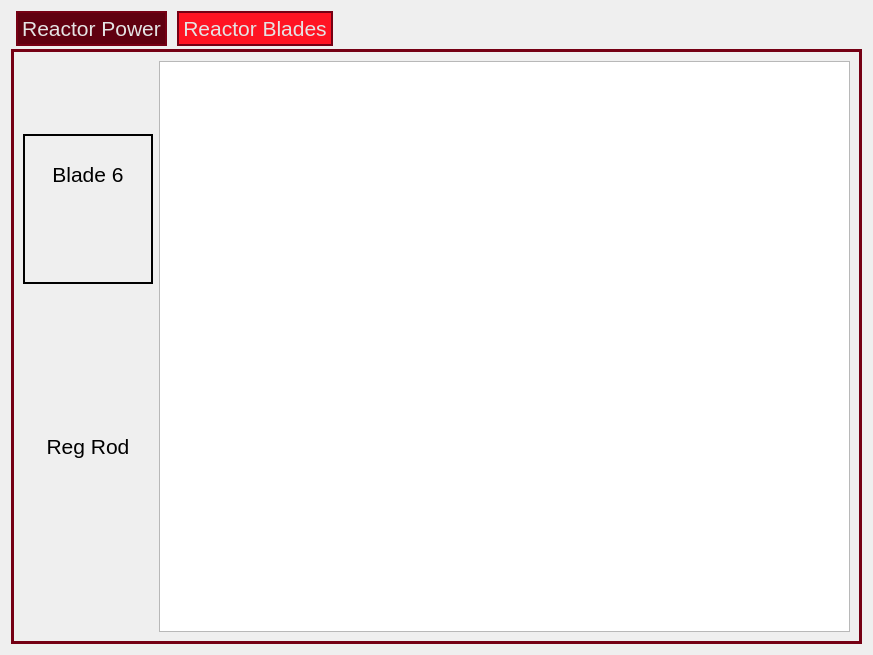
<?xml version="1.0" encoding="UTF-8"?>
<ui version="4.0">
 <class>Form</class>
 <widget class="QWidget" name="Form">
  <property name="geometry">
   <rect>
    <x>0</x>
    <y>0</y>
    <width>873</width>
    <height>655</height>
   </rect>
  </property>
  <property name="windowTitle">
   <string>Form</string>
  </property>
  <layout class="QVBoxLayout" name="verticalLayout_3">
   <item>
    <widget class="PyDMTabWidget" name="PyDMTabWidget">
     <property name="font">
      <font>
       <pointsize>16</pointsize>
      </font>
     </property>
     <property name="toolTip">
      <string/>
     </property>
     <property name="whatsThis">
      <string/>
     </property>
     <property name="styleSheet">
      <string notr="true">QTabBar::tab
{
	border-style: solid;
	border-width: 2px;
	border-color: rgb(117, 0, 20);

	margin-left: 5px;
	margin-right: 5px;
	margin-bottom: 3px;

	padding-top: 3px;
	padding-bottom: 3px;
	padding-right: 4px;
	padding-left: 4px;

	background: rgb(96, 0, 16);
	color: rgb(228, 228, 228);
}

QTabBar::tab:hover
{
	background: rgb(125, 0, 25);
}

QTabWidget::pane
{
	border-style: solid;
	border-width: 3px;
	border-color: rgb(117, 0, 20);
	background-color: rgba(0,0,0,0);
}

QTabBar::tab:selected
{
	background: rgb(255, 20, 35)
}

QWidget[Fill=&quot;True&quot;] { background: rgba(0,0,0,0); }</string>
     </property>
     <property name="currentIndex">
      <number>1</number>
     </property>
     <property name="alarmChannels">
      <stringlist>
       <string></string>
       <string></string>
      </stringlist>
     </property>
     <widget class="QWidget" name="tab">
      <attribute name="title">
       <string>Reactor Power</string>
      </attribute>
      <layout class="QHBoxLayout" name="horizontalLayout">
       <item>
        <layout class="QVBoxLayout" name="verticalLayout_6">
         <property name="spacing">
          <number>50</number>
         </property>
         <item>
          <widget class="PyDMFrame" name="PyDMFrame">
           <property name="minimumSize">
            <size>
             <width>130</width>
             <height>150</height>
            </size>
           </property>
           <property name="maximumSize">
            <size>
             <width>130</width>
             <height>150</height>
            </size>
           </property>
           <property name="toolTip">
            <string/>
           </property>
           <property name="frameShape">
            <enum>QFrame::Box</enum>
           </property>
           <property name="lineWidth">
            <number>2</number>
           </property>
           <layout class="QVBoxLayout" name="verticalLayout">
            <property name="leftMargin">
             <number>6</number>
            </property>
            <property name="topMargin">
             <number>6</number>
            </property>
            <property name="rightMargin">
             <number>6</number>
            </property>
            <property name="bottomMargin">
             <number>6</number>
            </property>
            <item>
             <widget class="PyDMLabel" name="PyDMLabel">
              <property name="font">
               <font>
                <pointsize>16</pointsize>
               </font>
              </property>
              <property name="toolTip">
               <string/>
              </property>
              <property name="text">
               <string>Power Thermal</string>
              </property>
              <property name="alignment">
               <set>Qt::AlignCenter</set>
              </property>
             </widget>
            </item>
            <item>
             <widget class="PyDMLabel" name="PyDMLabel_2">
              <property name="font">
               <font>
                <pointsize>20</pointsize>
               </font>
              </property>
              <property name="toolTip">
               <string/>
              </property>
              <property name="autoFillBackground">
               <bool>true</bool>
              </property>
              <property name="alignment">
               <set>Qt::AlignCenter</set>
              </property>
              <property name="showUnits" stdset="0">
               <bool>true</bool>
              </property>
              <property name="alarmSensitiveContent" stdset="0">
               <bool>true</bool>
              </property>
              <property name="alarmSensitiveBorder" stdset="0">
               <bool>false</bool>
              </property>
              <property name="channel" stdset="0">
               <string>ca://mitr:PowerThm</string>
              </property>
              <property name="enableRichText" stdset="0">
               <bool>true</bool>
              </property>
             </widget>
            </item>
           </layout>
          </widget>
         </item>
         <item>
          <widget class="PyDMFrame" name="PyDMFrame_2">
           <property name="minimumSize">
            <size>
             <width>130</width>
             <height>150</height>
            </size>
           </property>
           <property name="maximumSize">
            <size>
             <width>130</width>
             <height>150</height>
            </size>
           </property>
           <property name="toolTip">
            <string/>
           </property>
           <property name="frameShape">
            <enum>QFrame::Box</enum>
           </property>
           <property name="lineWidth">
            <number>2</number>
           </property>
           <layout class="QVBoxLayout" name="verticalLayout_5">
            <property name="leftMargin">
             <number>6</number>
            </property>
            <property name="topMargin">
             <number>6</number>
            </property>
            <property name="rightMargin">
             <number>6</number>
            </property>
            <property name="bottomMargin">
             <number>6</number>
            </property>
            <item>
             <widget class="PyDMLabel" name="PyDMLabel_3">
              <property name="font">
               <font>
                <pointsize>16</pointsize>
               </font>
              </property>
              <property name="toolTip">
               <string/>
              </property>
              <property name="text">
               <string>Power 6&quot;</string>
              </property>
              <property name="alignment">
               <set>Qt::AlignCenter</set>
              </property>
             </widget>
            </item>
            <item>
             <widget class="PyDMLabel" name="PyDMLabel_4">
              <property name="font">
               <font>
                <pointsize>20</pointsize>
               </font>
              </property>
              <property name="toolTip">
               <string/>
              </property>
              <property name="autoFillBackground">
               <bool>true</bool>
              </property>
              <property name="alignment">
               <set>Qt::AlignCenter</set>
              </property>
              <property name="showUnits" stdset="0">
               <bool>true</bool>
              </property>
              <property name="alarmSensitiveContent" stdset="0">
               <bool>true</bool>
              </property>
              <property name="alarmSensitiveBorder" stdset="0">
               <bool>false</bool>
              </property>
              <property name="channel" stdset="0">
               <string>ca://mitr:Power6</string>
              </property>
              <property name="enableRichText" stdset="0">
               <bool>true</bool>
              </property>
             </widget>
            </item>
           </layout>
          </widget>
         </item>
         <item>
          <widget class="PyDMFrame" name="PyDMFrame_3">
           <property name="minimumSize">
            <size>
             <width>130</width>
             <height>150</height>
            </size>
           </property>
           <property name="maximumSize">
            <size>
             <width>130</width>
             <height>150</height>
            </size>
           </property>
           <property name="toolTip">
            <string/>
           </property>
           <property name="frameShape">
            <enum>QFrame::Box</enum>
           </property>
           <property name="lineWidth">
            <number>2</number>
           </property>
           <layout class="QVBoxLayout" name="verticalLayout_4">
            <property name="leftMargin">
             <number>6</number>
            </property>
            <property name="topMargin">
             <number>6</number>
            </property>
            <property name="rightMargin">
             <number>6</number>
            </property>
            <property name="bottomMargin">
             <number>6</number>
            </property>
            <item>
             <widget class="PyDMLabel" name="PyDMLabel_7">
              <property name="font">
               <font>
                <pointsize>16</pointsize>
               </font>
              </property>
              <property name="toolTip">
               <string/>
              </property>
              <property name="text">
               <string>Power 4&quot;</string>
              </property>
              <property name="alignment">
               <set>Qt::AlignCenter</set>
              </property>
             </widget>
            </item>
            <item>
             <widget class="PyDMLabel" name="PyDMLabel_8">
              <property name="font">
               <font>
                <pointsize>20</pointsize>
               </font>
              </property>
              <property name="toolTip">
               <string/>
              </property>
              <property name="autoFillBackground">
               <bool>true</bool>
              </property>
              <property name="alignment">
               <set>Qt::AlignCenter</set>
              </property>
              <property name="showUnits" stdset="0">
               <bool>true</bool>
              </property>
              <property name="alarmSensitiveContent" stdset="0">
               <bool>true</bool>
              </property>
              <property name="alarmSensitiveBorder" stdset="0">
               <bool>false</bool>
              </property>
              <property name="channel" stdset="0">
               <string>ca://mitr:Power4</string>
              </property>
              <property name="enableRichText" stdset="0">
               <bool>true</bool>
              </property>
             </widget>
            </item>
           </layout>
          </widget>
         </item>
        </layout>
       </item>
       <item>
        <widget class="PyDMArchiverTimePlot" name="PyDMArchiverTimePlot">
         <property name="font">
          <font>
           <pointsize>15</pointsize>
          </font>
         </property>
         <property name="toolTip">
          <string/>
         </property>
         <property name="showXGrid">
          <bool>false</bool>
         </property>
         <property name="showYGrid">
          <bool>false</bool>
         </property>
         <property name="backgroundColor">
          <color>
           <red>255</red>
           <green>255</green>
           <blue>255</blue>
          </color>
         </property>
         <property name="axisColor">
          <color>
           <red>0</red>
           <green>0</green>
           <blue>0</blue>
          </color>
         </property>
         <property name="yAxes">
          <stringlist>
           <string>{&quot;name&quot;: &quot;Axis 1&quot;, &quot;orientation&quot;: &quot;left&quot;, &quot;label&quot;: &quot;Reactor Power&quot;, &quot;minRange&quot;: -4.995220521931166, &quot;maxRange&quot;: 4.995220521931166, &quot;autoRange&quot;: true, &quot;logMode&quot;: false}</string>
          </stringlist>
         </property>
         <property name="xLabels">
          <stringlist>
           <string>Time</string>
          </stringlist>
         </property>
         <property name="showLegend">
          <bool>true</bool>
         </property>
         <property name="maxRedrawRate" stdset="0">
          <number>15</number>
         </property>
         <property name="bufferSize">
          <number>86400</number>
         </property>
         <property name="updateMode" stdset="0">
          <enum>PyDMTimePlot::AtFixedRate</enum>
         </property>
         <property name="timeSpan">
          <double>43200.000000000000000</double>
         </property>
         <property name="updateInterval">
          <double>0.500000000000000</double>
         </property>
         <property name="autoRangeY">
          <bool>true</bool>
         </property>
         <property name="maxYRange">
          <double>6.000000000000000</double>
         </property>
         <property name="curves">
          <stringlist>
           <string>{&quot;useArchiveData&quot;: true, &quot;liveData&quot;: true, &quot;channel&quot;: &quot;ca://mitr:PowerThm&quot;, &quot;plot_style&quot;: null, &quot;name&quot;: &quot;Power Thm&quot;, &quot;color&quot;: &quot;black&quot;, &quot;lineStyle&quot;: 1, &quot;lineWidth&quot;: 1, &quot;symbol&quot;: null, &quot;symbolSize&quot;: 3, &quot;yAxisName&quot;: &quot;Axis 1&quot;, &quot;barWidth&quot;: null, &quot;upperThreshold&quot;: null, &quot;lowerThreshold&quot;: null, &quot;thresholdColor&quot;: &quot;white&quot;}</string>
           <string>{&quot;useArchiveData&quot;: true, &quot;liveData&quot;: true, &quot;channel&quot;: &quot;ca://mitr:Power6&quot;, &quot;plot_style&quot;: null, &quot;name&quot;: &quot;Power 6\&quot;&quot;, &quot;color&quot;: &quot;red&quot;, &quot;lineStyle&quot;: 1, &quot;lineWidth&quot;: 1, &quot;symbol&quot;: null, &quot;symbolSize&quot;: 10, &quot;yAxisName&quot;: &quot;Axis 1&quot;, &quot;barWidth&quot;: null, &quot;upperThreshold&quot;: null, &quot;lowerThreshold&quot;: null, &quot;thresholdColor&quot;: &quot;white&quot;}</string>
           <string>{&quot;useArchiveData&quot;: true, &quot;liveData&quot;: true, &quot;channel&quot;: &quot;ca://mitr:Power4&quot;, &quot;plot_style&quot;: null, &quot;name&quot;: &quot;Power 4\&quot;&quot;, &quot;color&quot;: &quot;dodgerblue&quot;, &quot;lineStyle&quot;: 1, &quot;lineWidth&quot;: 1, &quot;symbol&quot;: null, &quot;symbolSize&quot;: 10, &quot;yAxisName&quot;: &quot;Axis 1&quot;, &quot;barWidth&quot;: null, &quot;upperThreshold&quot;: null, &quot;lowerThreshold&quot;: null, &quot;thresholdColor&quot;: &quot;white&quot;}</string>
          </stringlist>
         </property>
        </widget>
       </item>
      </layout>
     </widget>
     <widget class="QWidget" name="tab_2">
      <attribute name="title">
       <string>Reactor Blades</string>
      </attribute>
      <layout class="QHBoxLayout" name="horizontalLayout_3">
       <item>
        <layout class="QVBoxLayout" name="verticalLayout_12">
         <property name="spacing">
          <number>50</number>
         </property>
         <item>
          <widget class="PyDMFrame" name="PyDMFrame_4">
           <property name="minimumSize">
            <size>
             <width>130</width>
             <height>150</height>
            </size>
           </property>
           <property name="maximumSize">
            <size>
             <width>130</width>
             <height>150</height>
            </size>
           </property>
           <property name="toolTip">
            <string/>
           </property>
           <property name="frameShape">
            <enum>QFrame::Panel</enum>
           </property>
           <property name="lineWidth">
            <number>2</number>
           </property>
           <layout class="QVBoxLayout" name="verticalLayout_11">
            <property name="leftMargin">
             <number>6</number>
            </property>
            <property name="topMargin">
             <number>6</number>
            </property>
            <property name="rightMargin">
             <number>6</number>
            </property>
            <property name="bottomMargin">
             <number>6</number>
            </property>
            <item>
             <widget class="PyDMLabel" name="PyDMLabel_16">
              <property name="font">
               <font>
                <pointsize>16</pointsize>
               </font>
              </property>
              <property name="toolTip">
               <string/>
              </property>
              <property name="text">
               <string>Blade 6</string>
              </property>
              <property name="alignment">
               <set>Qt::AlignCenter</set>
              </property>
             </widget>
            </item>
            <item>
             <widget class="PyDMLabel" name="PyDMLabel_15">
              <property name="font">
               <font>
                <pointsize>20</pointsize>
               </font>
              </property>
              <property name="toolTip">
               <string/>
              </property>
              <property name="autoFillBackground">
               <bool>true</bool>
              </property>
              <property name="alignment">
               <set>Qt::AlignCenter</set>
              </property>
              <property name="showUnits" stdset="0">
               <bool>true</bool>
              </property>
              <property name="alarmSensitiveContent" stdset="0">
               <bool>true</bool>
              </property>
              <property name="alarmSensitiveBorder" stdset="0">
               <bool>false</bool>
              </property>
              <property name="channel" stdset="0">
               <string>ca://mitr:ShimBladeHeight</string>
              </property>
              <property name="enableRichText" stdset="0">
               <bool>true</bool>
              </property>
             </widget>
            </item>
           </layout>
          </widget>
         </item>
         <item>
          <widget class="PyDMFrame" name="PyDMFrame_9">
           <property name="minimumSize">
            <size>
             <width>130</width>
             <height>150</height>
            </size>
           </property>
           <property name="maximumSize">
            <size>
             <width>130</width>
             <height>150</height>
            </size>
           </property>
           <property name="toolTip">
            <string/>
           </property>
           <layout class="QVBoxLayout" name="verticalLayout_10">
            <property name="leftMargin">
             <number>6</number>
            </property>
            <property name="topMargin">
             <number>6</number>
            </property>
            <property name="rightMargin">
             <number>6</number>
            </property>
            <property name="bottomMargin">
             <number>6</number>
            </property>
            <item>
             <widget class="PyDMLabel" name="PyDMLabel_17">
              <property name="font">
               <font>
                <pointsize>16</pointsize>
               </font>
              </property>
              <property name="toolTip">
               <string/>
              </property>
              <property name="text">
               <string>Reg Rod</string>
              </property>
              <property name="alignment">
               <set>Qt::AlignCenter</set>
              </property>
             </widget>
            </item>
            <item>
             <widget class="PyDMLabel" name="PyDMLabel_18">
              <property name="font">
               <font>
                <pointsize>20</pointsize>
               </font>
              </property>
              <property name="toolTip">
               <string/>
              </property>
              <property name="autoFillBackground">
               <bool>true</bool>
              </property>
              <property name="alignment">
               <set>Qt::AlignCenter</set>
              </property>
              <property name="showUnits" stdset="0">
               <bool>true</bool>
              </property>
              <property name="alarmSensitiveContent" stdset="0">
               <bool>true</bool>
              </property>
              <property name="alarmSensitiveBorder" stdset="0">
               <bool>false</bool>
              </property>
              <property name="channel" stdset="0">
               <string>ca://mitr:RegRodHeight</string>
              </property>
              <property name="enableRichText" stdset="0">
               <bool>true</bool>
              </property>
             </widget>
            </item>
           </layout>
          </widget>
         </item>
        </layout>
       </item>
       <item>
        <widget class="PyDMArchiverTimePlot" name="PyDMArchiverTimePlot_2">
         <property name="font">
          <font>
           <pointsize>25</pointsize>
          </font>
         </property>
         <property name="toolTip">
          <string/>
         </property>
         <property name="backgroundColor">
          <color>
           <red>255</red>
           <green>255</green>
           <blue>255</blue>
          </color>
         </property>
         <property name="axisColor">
          <color>
           <red>0</red>
           <green>0</green>
           <blue>0</blue>
          </color>
         </property>
         <property name="yAxes">
          <stringlist>
           <string>{&quot;name&quot;: &quot;Axis 1&quot;, &quot;orientation&quot;: &quot;left&quot;, &quot;label&quot;: &quot;Height (in)&quot;, &quot;minRange&quot;: -1.4233118124214843, &quot;maxRange&quot;: 1.4233118124214843, &quot;autoRange&quot;: true, &quot;logMode&quot;: false}</string>
          </stringlist>
         </property>
         <property name="xLabels">
          <stringlist>
           <string>Time</string>
          </stringlist>
         </property>
         <property name="showLegend">
          <bool>true</bool>
         </property>
         <property name="maxRedrawRate" stdset="0">
          <number>15</number>
         </property>
         <property name="bufferSize">
          <number>86400</number>
         </property>
         <property name="updateMode" stdset="0">
          <enum>PyDMTimePlot::AtFixedRate</enum>
         </property>
         <property name="timeSpan">
          <double>43200.000000000000000</double>
         </property>
         <property name="updateInterval">
          <double>0.500000000000000</double>
         </property>
         <property name="curves">
          <stringlist>
           <string>{&quot;useArchiveData&quot;: true, &quot;liveData&quot;: true, &quot;channel&quot;: &quot;ca://mitr:ShimBladeHeight&quot;, &quot;plot_style&quot;: null, &quot;name&quot;: &quot;Shim Blade&quot;, &quot;color&quot;: &quot;black&quot;, &quot;lineStyle&quot;: 1, &quot;lineWidth&quot;: 1, &quot;symbol&quot;: null, &quot;symbolSize&quot;: 10, &quot;yAxisName&quot;: &quot;Axis 1&quot;, &quot;barWidth&quot;: null, &quot;upperThreshold&quot;: null, &quot;lowerThreshold&quot;: null, &quot;thresholdColor&quot;: &quot;white&quot;}</string>
           <string>{&quot;useArchiveData&quot;: true, &quot;liveData&quot;: true, &quot;channel&quot;: &quot;ca://mitr:RegRodHeight&quot;, &quot;plot_style&quot;: null, &quot;name&quot;: &quot;Reg Rod&quot;, &quot;color&quot;: &quot;red&quot;, &quot;lineStyle&quot;: 1, &quot;lineWidth&quot;: 1, &quot;symbol&quot;: null, &quot;symbolSize&quot;: 10, &quot;yAxisName&quot;: &quot;Axis 1&quot;, &quot;barWidth&quot;: null, &quot;upperThreshold&quot;: null, &quot;lowerThreshold&quot;: null, &quot;thresholdColor&quot;: &quot;white&quot;}</string>
          </stringlist>
         </property>
        </widget>
       </item>
      </layout>
     </widget>
    </widget>
   </item>
  </layout>
 </widget>
 <customwidgets>
  <customwidget>
   <class>PyDMTabWidget</class>
   <extends>QTabWidget</extends>
   <header>pydm.widgets.tab_bar</header>
  </customwidget>
  <customwidget>
   <class>PyDMLabel</class>
   <extends>QLabel</extends>
   <header>pydm.widgets.label</header>
  </customwidget>
  <customwidget>
   <class>PyDMTimePlot</class>
   <extends>QGraphicsView</extends>
   <header>pydm.widgets.timeplot</header>
  </customwidget>
  <customwidget>
   <class>PyDMArchiverTimePlot</class>
   <extends>PyDMTimePlot</extends>
   <header>pydm.widgets.archiver_time_plot</header>
  </customwidget>
  <customwidget>
   <class>PyDMFrame</class>
   <extends>QFrame</extends>
   <header>pydm.widgets.frame</header>
   <container>1</container>
  </customwidget>
 </customwidgets>
 <resources/>
 <connections/>
</ui>
